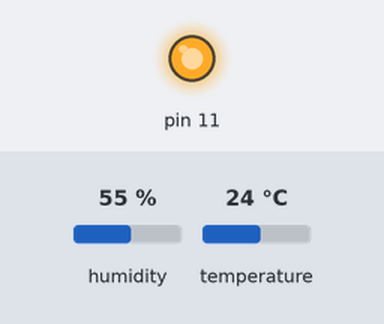
The program below on a simulated Raspberry Pi (header pin numbers). Shown: output pins drawn as LEDs (lit = HIGH). The test bench sets the inputs (shaded band); at power-on: humidity 55 %, temperature 24 °C. The clock reads 2024-03-15 10:24:30 at power-on unless the program sets it; pins used as bus, display or sensor lines are not drawn; what the program prints to the terminal is not drawn.

Above: at 1.2 s.
1.3 s: humidity set to 22 %
5.5 s: temperature set to 12 °C
8.5 s: humidity set to 40 %
Timing chart, 0 to 11.5 s (numbered marks = the images above; inputs shaded):
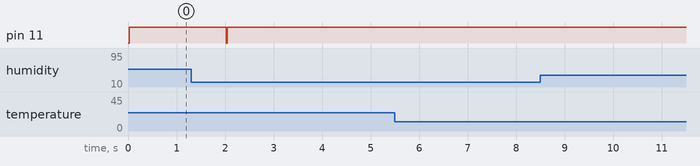

Measured:
- after the input at 5.5 s, every drawn part: stays the same
- after the input at 8.5 s, every drawn part: stays the same

The program:

2.2.3_DHT.py
```python
#!/usr/bin/env python3

import RPi.GPIO as GPIO
import time
DHTPin = 11

class DHT(object):
	DHTLIB_OK = 0
	DHTLIB_ERROR_CHECKSUM = -1
	DHTLIB_ERROR_TIMEOUT = -2
	DHTLIB_INVALID_VALUE = -999

	DHTLIB_DHT11_WAKEUP = 0.020#0.018		#18ms
	DHTLIB_TIMEOUT = 0.0001			#100us

	humidity = 0
	temperature = 0

	def __init__(self,pin):
		self.pin = pin
		self.bits = [0,0,0,0,0]
		GPIO.setmode(GPIO.BOARD)
	#Read DHT sensor, store the original data in bits[]
	def readSensor(self,pin,wakeupDelay):
		mask = 0x80
		idx = 0
		self.bits = [0,0,0,0,0]
		GPIO.setup(pin,GPIO.OUT)
		GPIO.output(pin,GPIO.LOW)
		time.sleep(wakeupDelay)
		GPIO.output(pin,GPIO.HIGH)
		#time.sleep(40*0.000001)
		GPIO.setup(pin,GPIO.IN)

		loopCnt = self.DHTLIB_TIMEOUT
		t = time.time()
		while(GPIO.input(pin) == GPIO.LOW):
			if((time.time() - t) > loopCnt):
				#print ("Echo LOW")
				return self.DHTLIB_ERROR_TIMEOUT
		t = time.time()
		while(GPIO.input(pin) == GPIO.HIGH):
			if((time.time() - t) > loopCnt):
				#print ("Echo HIGH")
				return self.DHTLIB_ERROR_TIMEOUT
		for i in range(0,40,1):
			t = time.time()
			while(GPIO.input(pin) == GPIO.LOW):
				if((time.time() - t) > loopCnt):
					#print ("Data Low %d"%(i))
					return self.DHTLIB_ERROR_TIMEOUT
			t = time.time()
			while(GPIO.input(pin) == GPIO.HIGH):
				if((time.time() - t) > loopCnt):
					#print ("Data HIGH %d"%(i))
					return self.DHTLIB_ERROR_TIMEOUT
			if((time.time() - t) > 0.00005):
				self.bits[idx] |= mask
			#print("t : %f"%(time.time()-t))
			mask >>= 1
			if(mask == 0):
				mask = 0x80
				idx += 1
		#print (self.bits)
		GPIO.setup(pin,GPIO.OUT)
		GPIO.output(pin,GPIO.HIGH)
		return self.DHTLIB_OK
	#Read DHT sensor, analyze the data of temperature and humidity
	def readDHT11(self):
		rv = self.readSensor(self.pin,self.DHTLIB_DHT11_WAKEUP)
		if (rv is not self.DHTLIB_OK):
			self.humidity = self.DHTLIB_INVALID_VALUE
			self.temperature = self.DHTLIB_INVALID_VALUE
			return rv
		self.humidity = self.bits[0]
		self.temperature = self.bits[2] + self.bits[3]*0.1
		sumChk = ((self.bits[0] + self.bits[1] + self.bits[2] + self.bits[3]) & 0xFF)
		if(self.bits[4] is not sumChk):
			return self.DHTLIB_ERROR_CHECKSUM
		return self.DHTLIB_OK

def loop():
	dht = DHT(DHTPin)#create a DHT class object
	while(True):
		check = dht.readDHT11()#read DHT11 and get a return value. Then determine whether data read is normal according to the return value.
		if (check is dht.DHTLIB_OK):
			print("Humidity : %.2f,  Temperature : %.2f "%(dht.humidity,dht.temperature))
		elif (check is dht.DHTLIB_ERROR_CHECKSUM):
			print("Humidity : %.2f,  Temperature : %.2f  (this value may incorrect)"%(dht.humidity,dht.temperature))
		#elif (check is dht.DHTLIB_ERROR_TIMEOUT):
		#	print("Timeout! ")
		#else:
		#	print("unknow problem! ")
		time.sleep(2)

if __name__ == '__main__':
	try:
		loop()
	except KeyboardInterrupt:
		pass
		exit()
```
